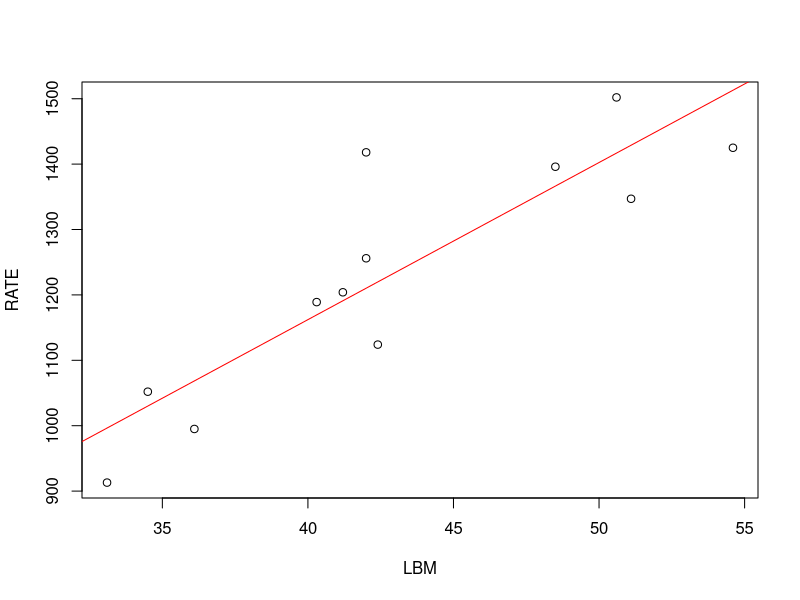

Recreate this plot in R.
## ---- chunk 1
library(tidyverse)
women <- read.csv("Mass_Calorie_Data-1.csv", header = TRUE, sep = ",")
attach(women)
## ---- chunk 2
# RATE = y
# LBM = X

# fitting a regression model
reg <- lm(RATE ~ LBM)

reg

# least square estimators: -81.433

# Least squares regression line: y= -81.433 + .159x
## ---- chunk 3
reg
plot(LBM, RATE)
abline(reg, col = "red")
## ---- chunk 4
confint(reg, level = .98)

# 98% confidence interval for slop of B_1 is 12.49043 to 35.5617
## ---- chunk 5
confint(reg, level = .98)

# the 98% confidence interval for the intercept means that with 98% confidence we estimate that the average (y) value of the intercept is between -301.01781 and 703.3410 meaning that when x is zero (if a women was to weigh 0 kg) then the rate of calories burned per day is between -301.01781 and 703.3410
## ---- chunk 6
# null hyp:  slope = 0
# alt. hyp:  slope >0

summary(reg)
# s(b1)= 4.174

# looking at the confidence interval for number 3 we found our 98% confidence interval for slop of B_1 is 12.49043 to 35.5617. Since zero is not in this interval we know we can reject the null hypothesis at level alpha=.02 and support that there is a positive association between LBM and calorie rate.

## ---- chunk 7
summary(reg)
# residual standard error is 95.08
# the residual standard error measures the average distance of residuals from the regression line. The residual standard eror corresponds to RMSE. This means that on average the residual is 95.08 away from the regression line. 

# MSE is 9040 calories per day. RMSE= 95.08

